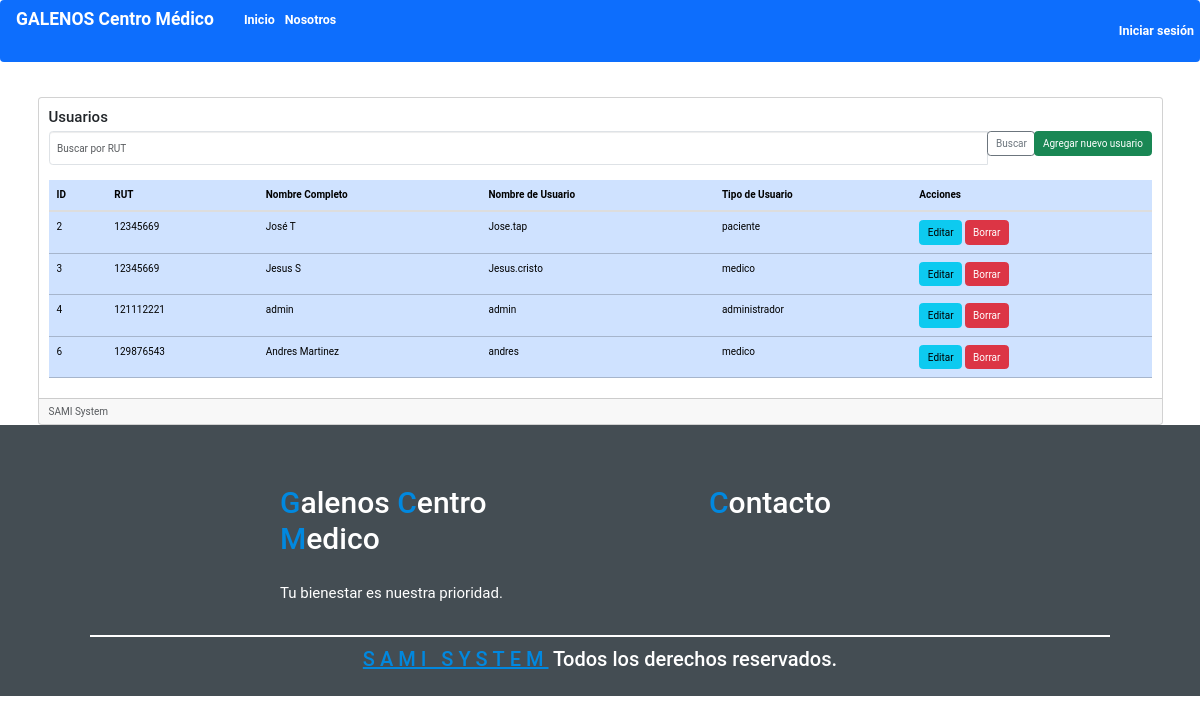
The page /usuarios on the database its author committed.
### crud/models.py (models this page shows, shortened)
class Usuario(models.Model):
    code = models.AutoField(primary_key=True, verbose_name="codigo")
    rut = models.CharField(max_length=12, db_index=True)
    nombre_usuario = models.CharField(max_length=20, verbose_name="Nombre Usuario")
    nombre_completo = models.CharField(max_length=50, verbose_name="Nombre Completo")
    correo = models.EmailField(max_length=100, blank=True, null=True)  # Campo de correo
    contrasenna = models.CharField(max_length=20, verbose_name="Contraseña")
    tipo_usuario = models.CharField(max_length=20, choices=TIPO_USUARIO_CHOICES, verbose_name="Tipo Usuario")

### crud/views.py (the view)
# urls.py: path('usuarios', views.usuarios, name='usuarios'),  # Lista de usuarios
def usuarios(request):
    busqueda_rut = request.GET.get('buscar_rut', '').strip()
    if busqueda_rut:
        usuarios_exactos = Usuario.objects.filter(rut=busqueda_rut)
        usuarios_restantes = Usuario.objects.filter(rut__icontains=busqueda_rut).exclude(rut=busqueda_rut)
        usuarios = list(usuarios_exactos) + list(usuarios_restantes)
    else:
        usuarios = Usuario.objects.all()
    return render(request, 'usuarios/index.html', {'usuarios': usuarios, 'busqueda_rut': busqueda_rut})

### crud/templates/usuarios/index.html (shortened to what this page needs)
{% extends "base.html" %}
{% block contenido %}
<div class="card">
    <div class="card-body">
        <h4 class="card-title">Usuarios</h4>
        <form method="get" class="mb-4">
            <div class="input-group">
                <input type="text" class="form-control" name="buscar_rut" placeholder="Buscar por RUT" value="{{ busqueda_rut }}">
                <div class="input-group-append">
                    <button class="btn btn-outline-secondary" type="submit">
                         Buscar
                    </button>
                </div>
                <div class="input-group-append">
                    <a class="btn btn-success" href="{% url 'crear' %}" role="button">
                         Agregar nuevo usuario
                    </a>
                </div>
            </div>
        </form>
        <div class="table-responsive">
            <table class="table table-primary">
                <thead>
                    <tr>
                        <th scope="col">ID</th>
                        <th scope="col">RUT</th>
                        <th scope="col">Nombre Completo</th>
                        <th scope="col">Nombre de Usuario</th>
                        <th scope="col">Tipo de Usuario</th>
                        <th scope="col">Acciones</th>
                    </tr>
                </thead>
                <tbody>
                    {% for usuario in usuarios %}
                    <tr>
                        <td scope="row">{{ usuario.code }}</td>
                        <td>{{ usuario.rut }}</td>
                        <td>{{ usuario.nombre_completo }}</td>
                        <td>{{ usuario.nombre_usuario }}</td>
                        <td>{{ usuario.tipo_usuario }}</td>
                        <td>
                            <a class="btn btn-info" href="{% url 'editar' usuario.code %}" role="button">Editar</a>
                            <a class="btn btn-danger" href="{% url 'eliminar' usuario.code %}" role="button">Borrar</a>
                        </td>
                    </tr>
                    {% endfor %}
                </tbody>
            </table>
        </div>
    </div>
    <div class="card-footer text-muted">
        SAMI System
    </div>
</div>
{% endblock %}

### crud/static/core/css/style.css (style rules this page uses)
.input-group-append { cursor: pointer; }
:root { --blue:#0188df; --black:#444d53; --wight:#fff; }
* { font-family: "Roboto", sans-serif; margin: 0; padding: 0; text-decoration: none; outline: none; box-sizing: border-box; transition: all linear .2s; }
html { font-size: 62.5%; overflow-x: hidden; }

### rows shown on the page
Usuario: code "2", rut "12345669", nombre_completo "José T", nombre_usuario "Jose.tap", tipo_usuario "paciente"
Usuario: code "3", rut "12345669", nombre_completo "Jesus S", nombre_usuario "Jesus.cristo", tipo_usuario "medico"
Usuario: code "4", rut "121112221", nombre_completo "admin", nombre_usuario "admin", tipo_usuario "administrador"
Usuario: code "6", rut "129876543", nombre_completo "Andres Martinez", nombre_usuario "andres", tipo_usuario "medico"
